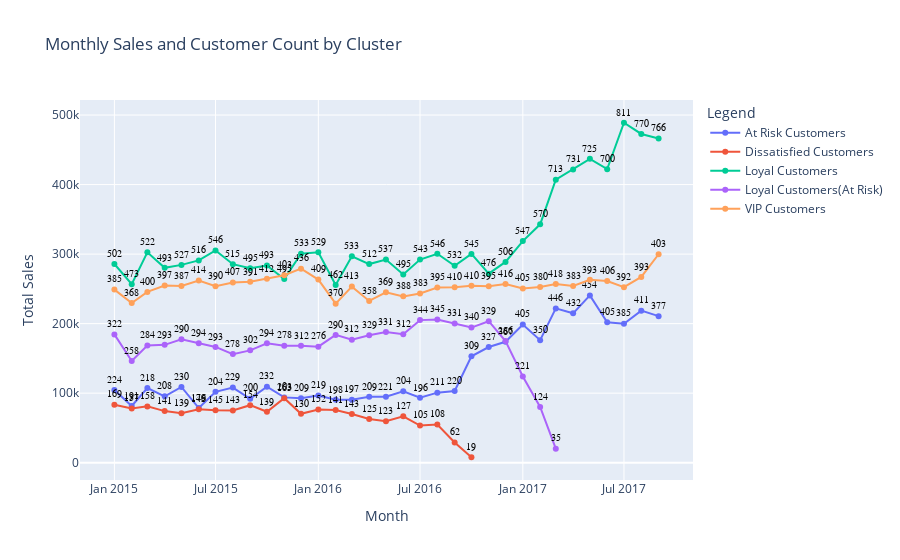

Notebook code cell kept with this figure:
### Markdown cell above
### 월별 군집별 실제 수익 분포

### Code cell
# 월별로 그룹화하고 클러스터별로 매출 총합 및 고객 수 계산
monthly_stats = df.groupby([df['order date (DateOrders)'].dt.to_period('M'), 'Cluster']).agg({
    'Sales per customer': 'sum',
    'Customer Id': 'nunique'
}).reset_index()

# Period 객체를 YYYY-MM 형식의 문자열로 변환
monthly_stats['order date (DateOrders)'] = monthly_stats['order date (DateOrders)'].dt.strftime('%Y-%m')

# 2017년 10월 데이터 제외
monthly_stats = monthly_stats[monthly_stats['order date (DateOrders)'] != '2017-10']

# 그래프 초기화
fig = go.Figure()

# 매출 데이터 추가 (선 그래프)
for cluster in monthly_stats['Cluster'].unique():
    filtered_data = monthly_stats[monthly_stats['Cluster'] == cluster]
    fig.add_trace(go.Scatter(
        x=filtered_data['order date (DateOrders)'], 
        y=filtered_data['Sales per customer'],
        mode='lines+markers+text', 
        name=f'{cluster}',
        text=filtered_data['Customer Id'],
        textposition="top center",
        textfont=dict(
            family="Arial, sans-serif",
            size=10,  # 텍스트 크기 조절
            color="black"
        )
    ))

# 레이아웃 설정
fig.update_layout(
    title='Monthly Sales and Customer Count by Cluster',
    xaxis_title='Month',
    yaxis_title='Total Sales',
    legend_title='Legend'
)

# 그래프 표시
fig.show()

### Figure 1 — Plotly figure (JSON) as saved in the notebook; plotly's stock layout.template omitted (floating-point values rounded to 4 significant figures)
{"data": [{"mode": "lines+markers+text", "name": "At Risk Customers", "text": [224, 191, 218, 208, 230, 179, 204, 229, 200, 232, 203, 209, 219, 198, 197, 209, 221, 204, 196, 211, 220, 309, 327, 367, 405, 350, 446, 432, 454, 405, 385, 411, 377], "textfont": {"color": "black", "family": "Arial, sans-serif", "size": 10}, "textposition": "top center", "type": "scatter", "x": ["2015-01", "2015-02", "2015-03", "2015-04", "2015-05", "2015-06", "2015-07", "2015-08", "2015-09", "2015-10", "2015-11", "2015-12", "2016-01", "2016-02", "2016-03", "2016-04", "2016-05", "2016-06", "2016-07", "2016-08", "2016-09", "2016-10", "2016-11", "2016-12", "2017-01", "2017-02", "2017-03", "2017-04", "2017-05", "2017-06", "2017-07", "2017-08", "2017-09"], "y": [104500.0, 81560.0, 107400.0, 95460.0, 108900.0, 78540.0, 101900.0, 108000.0, 92000.0, 109400.0, 93920.0, 92660.0, 96470.0, 90480.0, 90540.0, 94680.0, 94780.0, 102600.0, 93360.0, 100700.0, 103000.0, 153000.0, 166400.0, 173900.0, 198600.0, 176200.0, 221900.0, 214900.0, 240600.0, 201900.0, 199900.0, 218700.0, 210800.0]}, {"mode": "lines+markers+text", "name": "Dissatisfied Customers", "text": [169, 137, 158, 141, 139, 146, 145, 143, 154, 139, 163, 130, 152, 141, 143, 125, 123, 127, 105, 108, 62, 19], "textfont": {"color": "black", "family": "Arial, sans-serif", "size": 10}, "textposition": "top center", "type": "scatter", "x": ["2015-01", "2015-02", "2015-03", "2015-04", "2015-05", "2015-06", "2015-07", "2015-08", "2015-09", "2015-10", "2015-11", "2015-12", "2016-01", "2016-02", "2016-03", "2016-04", "2016-05", "2016-06", "2016-07", "2016-08", "2016-09", "2016-10"], "y": [83410.0, 77960.0, 80980.0, 74210.0, 71210.0, 76820.0, 75310.0, 75200.0, 82700.0, 73250.0, 92800.0, 70270.0, 76570.0, 75600.0, 70120.0, 62950.0, 59670.0, 66750.0, 53400.0, 54820.0, 29140.0, 7808.0]}, {"mode": "lines+markers+text", "name": "Loyal Customers", "text": [502, 473, 522, 493, 527, 516, 546, 515, 495, 493, 495, 533, 529, 462, 533, 512, 537, 495, 543, 546, 532, 545, 476, 506, 547, 570, 713, 731, 725, 700, 811, 770, 766], "textfont": {"color": "black", "family": "Arial, sans-serif", "size": 10}, "textposition": "top center", "type": "scatter", "x": ["2015-01", "2015-02", "2015-03", "2015-04", "2015-05", "2015-06", "2015-07", "2015-08", "2015-09", "2015-10", "2015-11", "2015-12", "2016-01", "2016-02", "2016-03", "2016-04", "2016-05", "2016-06", "2016-07", "2016-08", "2016-09", "2016-10", "2016-11", "2016-12", "2017-01", "2017-02", "2017-03", "2017-04", "2017-05", "2017-06", "2017-07", "2017-08", "2017-09"], "y": [285800.0, 256700.0, 302700.0, 280300.0, 284500.0, 290900.0, 305300.0, 285500.0, 279500.0, 283600.0, 264300.0, 300600.0, 302500.0, 255600.0, 296800.0, 285700.0, 292200.0, 270700.0, 292200.0, 300500.0, 283300.0, 300200.0, 271900.0, 288800.0, 318800.0, 342800.0, 407000.0, 421700.0, 437100.0, 422200.0, 489000.0, 472800.0, 466300.0]}, {"mode": "lines+markers+text", "name": "Loyal Customers(At Risk)", "text": [322, 258, 284, 293, 290, 294, 293, 278, 302, 294, 278, 312, 276, 290, 312, 329, 331, 312, 344, 345, 331, 340, 329, 286, 221, 124, 35], "textfont": {"color": "black", "family": "Arial, sans-serif", "size": 10}, "textposition": "top center", "type": "scatter", "x": ["2015-01", "2015-02", "2015-03", "2015-04", "2015-05", "2015-06", "2015-07", "2015-08", "2015-09", "2015-10", "2015-11", "2015-12", "2016-01", "2016-02", "2016-03", "2016-04", "2016-05", "2016-06", "2016-07", "2016-08", "2016-09", "2016-10", "2016-11", "2016-12", "2017-01", "2017-02", "2017-03"], "y": [184500.0, 146300.0, 168400.0, 169500.0, 177500.0, 171800.0, 166500.0, 156200.0, 161600.0, 171700.0, 168200.0, 168200.0, 166900.0, 183800.0, 176900.0, 183300.0, 187900.0, 184800.0, 205100.0, 205900.0, 200300.0, 194300.0, 203500.0, 174900.0, 124100.0, 80080.0, 20090.0]}, {"mode": "lines+markers+text", "name": "VIP Customers", "text": [385, 368, 400, 397, 387, 414, 390, 407, 391, 412, 403, 436, 409, 370, 413, 358, 369, 388, 383, 395, 410, 410, 395, 416, 405, 380, 418, 383, 393, 406, 392, 393, 403], "textfont": {"color": "black", "family": "Arial, sans-serif", "size": 10}, "textposition": "top center", "type": "scatter", "x": ["2015-01", "2015-02", "2015-03", "2015-04", "2015-05", "2015-06", "2015-07", "2015-08", "2015-09", "2015-10", "2015-11", "2015-12", "2016-01", "2016-02", "2016-03", "2016-04", "2016-05", "2016-06", "2016-07", "2016-08", "2016-09", "2016-10", "2016-11", "2016-12", "2017-01", "2017-02", "2017-03", "2017-04", "2017-05", "2017-06", "2017-07", "2017-08", "2017-09"], "y": [248900.0, 229800.0, 245600.0, 254800.0, 254300.0, 262000.0, 253900.0, 259300.0, 260200.0, 264500.0, 269700.0, 279100.0, 263300.0, 228700.0, 253300.0, 232700.0, 245100.0, 239200.0, 243300.0, 251800.0, 252200.0, 254300.0, 253600.0, 257100.0, 250700.0, 252700.0, 257100.0, 254300.0, 263000.0, 261300.0, 252500.0, 267200.0, 299800.0]}], "layout": {"legend": {"title": {"text": "Legend"}}, "title": {"text": "Monthly Sales and Customer Count by Cluster"}, "xaxis": {"title": {"text": "Month"}}, "yaxis": {"title": {"text": "Total Sales"}}}}
